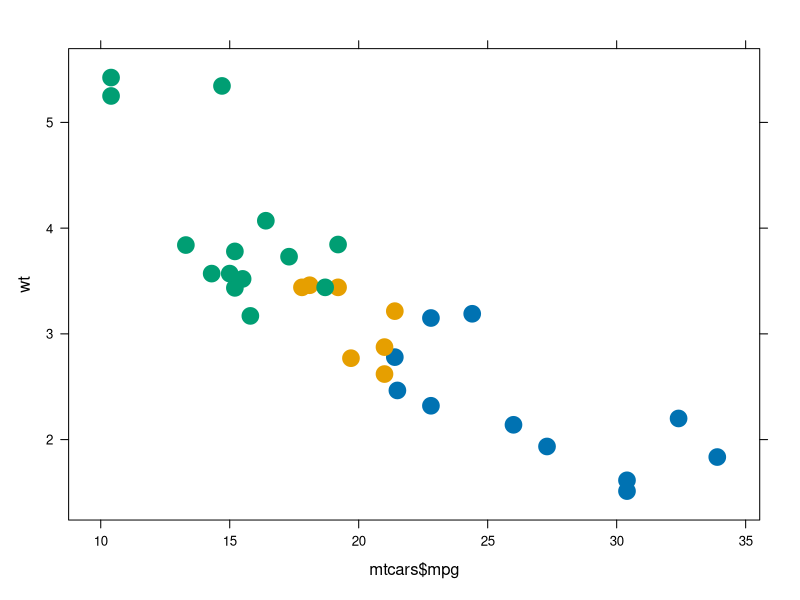
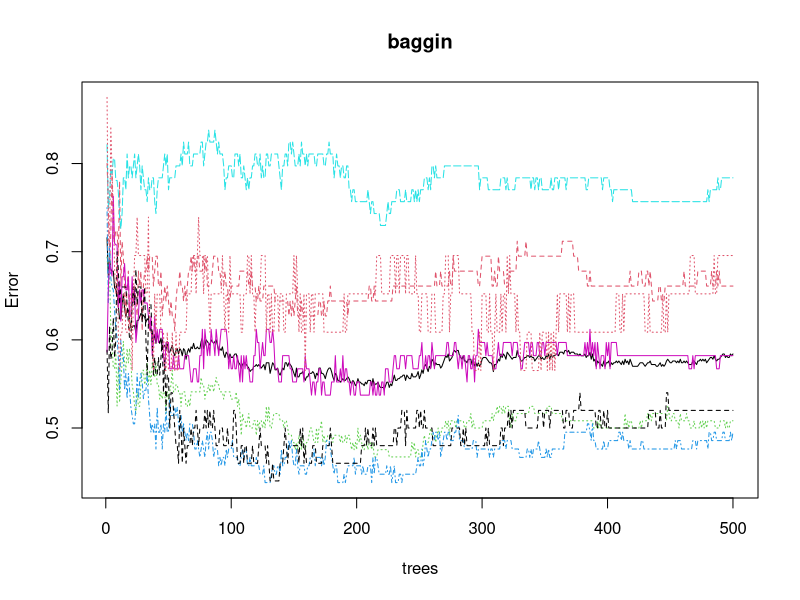
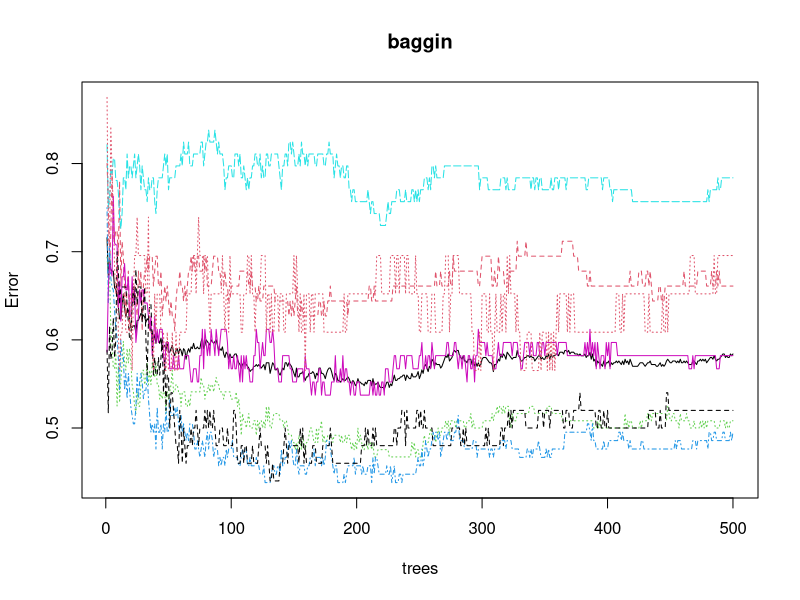
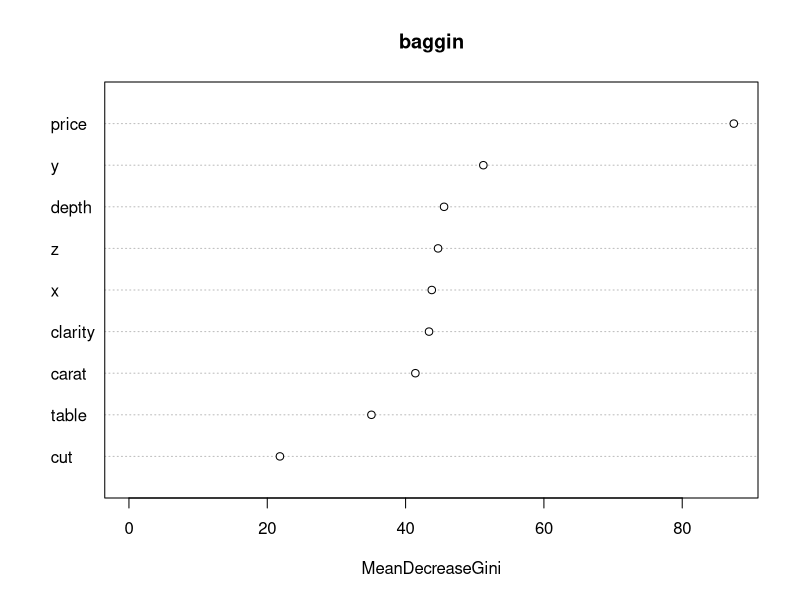

Source code (R) for these figures, in order:
attach(mtcars)
library(lattice)
with(mtcars,xyplot(wt~mtcars$mpg,group=mtcars$cyl,auto.key = 20,pch=20,cex=3))


library(class)


train=cbind(mtcars$mpg,wt)
test=c(26,2.2)

knn(train,test,cl=mtcars$cyl,k=2,prob = T)


####Random Forest
library(randomForest)
library(ggplot2)
set.seed(123)



head(diamonds)
baggin=randomForest(formula=color~., data=diamonds[1:500,],mtr=9)
plot(baggin)



baggin2=randomForest(formula=color~., data=diamonds[1:500,],mtr=3)
plot(baggin)


importance(baggin)
varImpPlot(baggin)



test=diamonds[501:800,]
predict.baggin=predict(newdata=test,baggin,type="class")

predict.baggin2=predict(newdat=test,baggin2,type="class")



sum(diag(table(predict.baggin,test$color)))/300
#0.34
sum(diag(table(predict.baggin2,test$color)))/300
#0.36